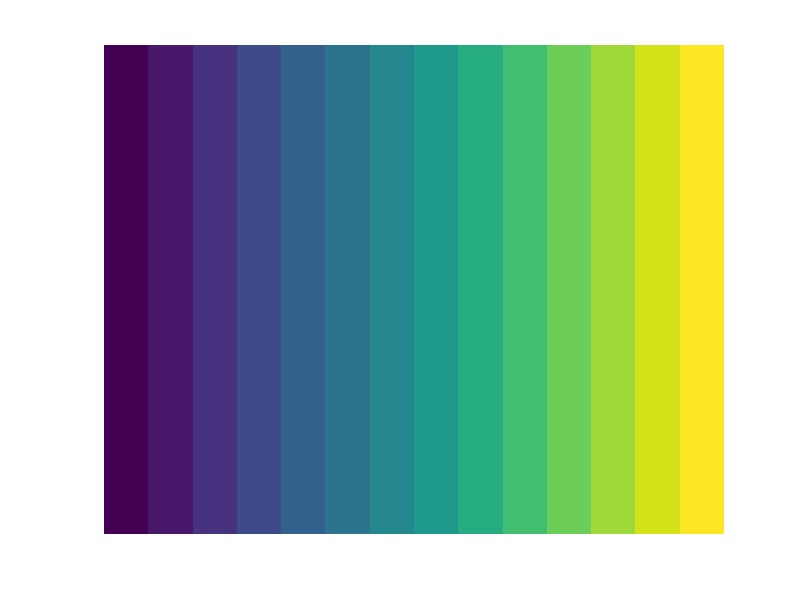

Here is the MATLAB script that generated this plot: (Note: this script raises an error after producing the figure.)
clear
figure;
Xm = 1:14
B = transpose(Xm);
A = imagesc(Xm)
axis off
saveas(A,'aaa.png','png');
%imwrite(A,'aaa.png', 'fmt', 'png' )
%set(gca,'color','none')

img = imread('AUSStudio.png');
 imshow(img);
%figure;
%imagesc(img);
%xpos = get(img, 'XData');
hold on



[img2, map, alpha] = imread('aaa.png');

%img2 = imresize(img2, 0.1);
%alpha = imresize(alpha, 0.1);
%alpha = repmat(alpha, [1 1 3]);

%img2 = im2double(img2);
%alpha = im2double(alpha);
%img = im2double(img);

%x = 440;
%y = 450;

% Let's combine the images.
%img3 = img;
%img3(y:y+size(img2,1)-1, x:x+size(img2,2)-1, :) = ...
 %   img2 .* alpha + ...
%    img(y:y+size(img2,1)-1, x:x+size(img2,2)-1, :) .* (1 - alpha);

% An display the result.
%imshow(img3);



img2 = imresize(img2,[15 800]);
%img2 = imrotate(img2,90)
%set(img2,'Position',[10 58 100 20]) 

%alpha = imresize(alpha,[35 800]);

%alpha = repmat(alpha, [1 1 3]);

%img2 = im2double(img2);
%alpha = im2double(alpha);
%imagesc(150, 550, img2);
uniquebgcolor=[255 255 255]; 
mask = bsxfun(@eq,img2,reshape(uniquebgcolor,1,1,3));
img2 = imagesc(150, 550, img2,'alphadata',1-double(all(mask,3)));
saveas(img2,'Final.png','png');
%imwrite(img2 ,'Final2.png');
%imagesc(150, 550, img2);

%xpos = xpos + 20; % shift right a bit
%set(img2, 'XData', xpos);


